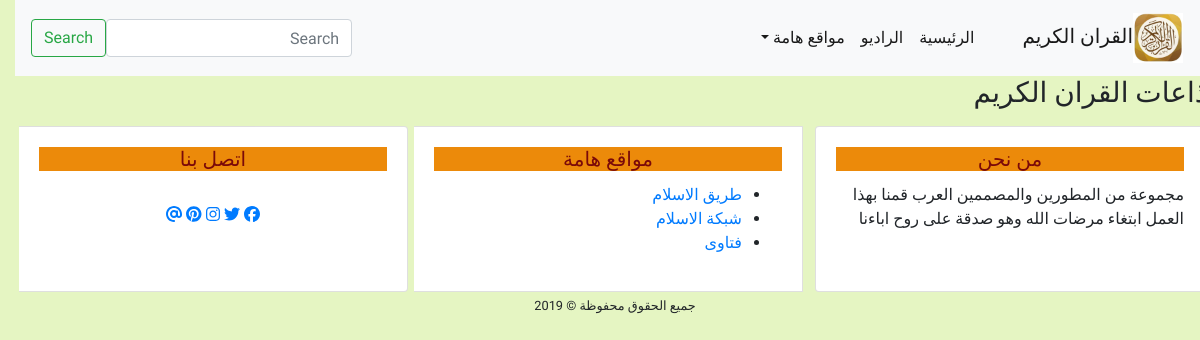
/radio, run on an earlier commit of the app's database.
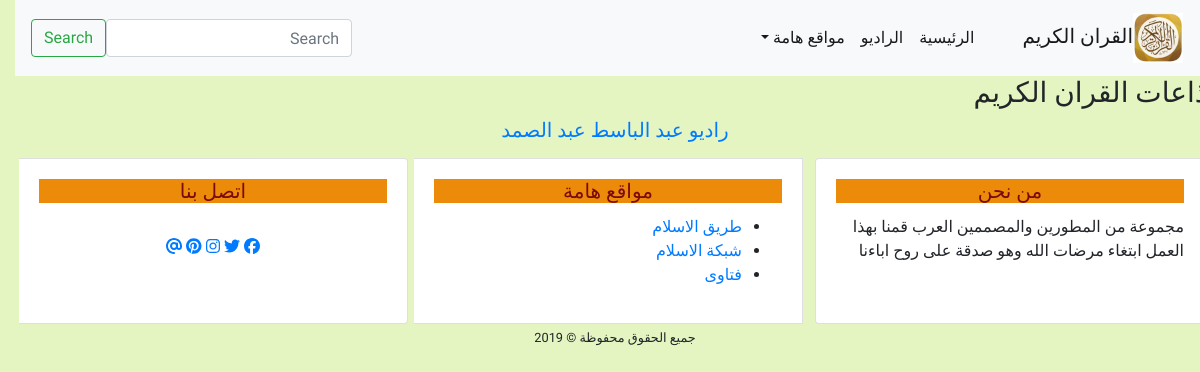
And on a later commit of the database.
### app/models.py (models this page shows, shortened)
class Radio(models.Model):
    title= models.CharField(max_length=100)
    path= models.CharField(max_length=100)

### app/views.py (the view)
# urls.py: path('radio', views.radioview, name='radio'),
def radioview(request):
    radios= Radio.objects.all()
    context={
        'title':'الراديو',
        'radios':radios,
    }
    return render(request, 'app/radio.html', context)

### app/templates/app/radio.html
{% extends 'app/base.html' %}
{% block content %}
<h3>اذاعات القران الكريم</h3>
{% for radio in radios %}
<div class="sora">
    <h5  style="color: brown;" ><a href="{% url 'radioplay' radio.id %}">{{radio.title}}</a></h5>
</div>
{% endfor %}
{% endblock content %}

What changed in the data, as far as the page shows it:
added Radio: title "راديو عبد الباسط عبد الصمد"
